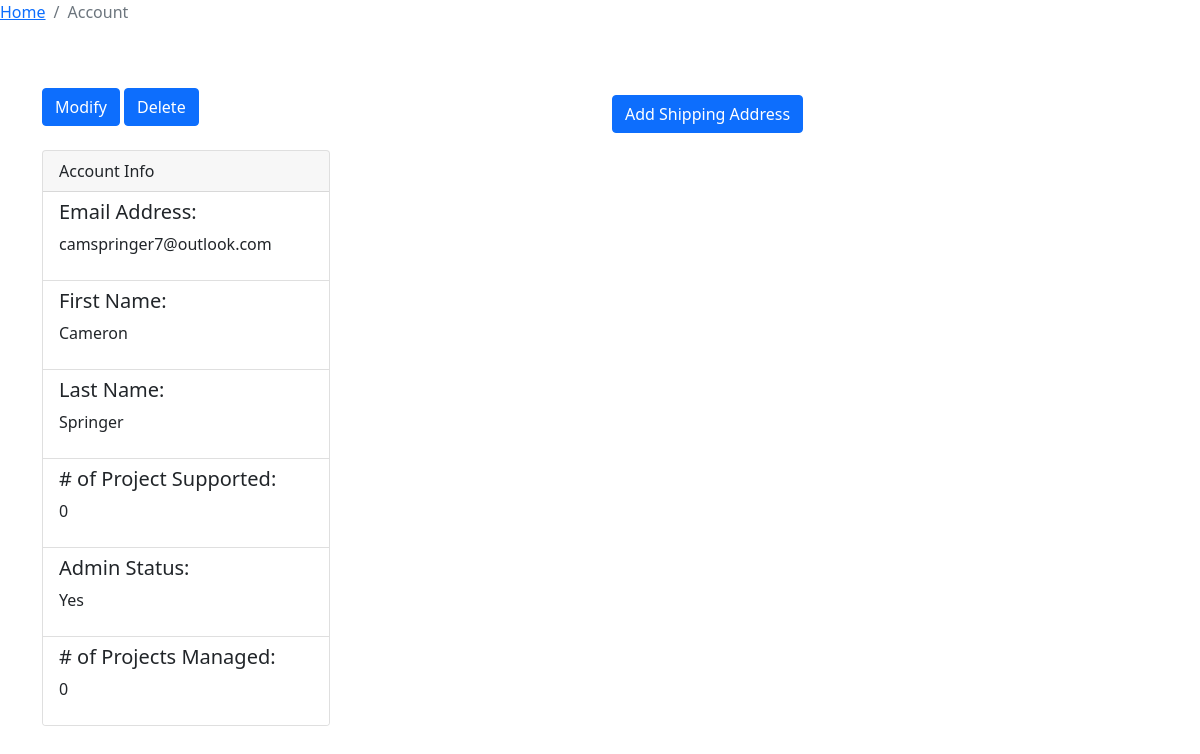
The page /account.php (signed in) on the database its author committed.
### tables this page shows
CREATE TABLE `users` (
  `user_ID` int(11) NOT NULL,
  `projects_supported` int(10) UNSIGNED NOT NULL DEFAULT 0,
  `rewards_purchased` int(10) UNSIGNED NOT NULL DEFAULT 0,
  `user_password` varchar(16) NOT NULL,
  `first_name` varchar(48) NOT NULL,
  `last_name` varchar(48) NOT NULL,
  `isAdmin` tinyint(1) NOT NULL DEFAULT 0,
  `projects_managed` smallint(5) UNSIGNED NOT NULL DEFAULT 0,
  `email` varchar(64) NOT NULL
);

### sqlfunctions.php (called while the page is built, shortened)
<?php
class SqlOperation {
    private $db;
    function __construct($db) {
        $this->db = $db;
    }
    public function accountInfo($account_id) {
        $account_query = $this->db->prepare('SELECT projects_supported, rewards_purchased, first_name, last_name, isAdmin, projects_managed, email FROM users WHERE user_ID = ?');
        $account_query->execute([$account_id]);
        $account_row = $account_query->fetch();
        return $account_row;
    }
    public function containsAddress($user_id) {
        $address_check = $this->db->prepare('SELECT * FROM customeraddresses WHERE user_ID = ?');
        $address_check->execute([$user_id]);
        $address_row = $address_check->fetch();
        if ($address_row) {
            return true;
        } else return false;
    }
}

### account.php (the view, shortened to what this page needs)
<?php
require_once('settings.php');
require_once('sqlfunctions.php');
$account_sql = new SqlOperation($db);
$account_info = $account_sql->accountInfo($_SESSION['userID']);
?>
<!DOCTYPE html>
<html>
    <head>
        <link href="https://cdn.jsdelivr.net/npm/bootstrap@5.1.3/dist/css/bootstrap.min.css" rel="stylesheet">
    </head>
    <body>
        <nav aria-label="breadcrumb">
            <ol class="breadcrumb">
                <li class="breadcrumb-item"><a href="index.php">Home</a></li>
                <li class="breadcrumb-item active" aria-current="page">Account</li>
            </ol>
        </nav>
        <div class="container">
            <div class="row align-items-start">
                <div class="col">
                    <br><br>
                    <button type="button" class="btn btn-primary"><a href="modify.php?entity=account" style="text-decoration: none; color: white;">Modify</a></button>
                    <button type="button" class="btn btn-primary"><a href="delete.php?entity=account" style="text-decoration: none; color: white;">Delete</a></button>
                    <br><br>
                    <div class="card" style="width: 18rem;">
                        <div class="card-header">
                            Account Info
                        </div>
                        <ul class="list-group list-group-flush">
                            <li class="list-group-item">
                                <h5>Email Address:</h5>
                                <p><?php echo $account_info['email'] ?></p>
                            </li>
                            <li class="list-group-item">
                                <h5>First Name:</h5>
                                <p><?php echo $account_info['first_name'] ?></p>
                            </li>
                            <li class="list-group-item">
                                <h5>Last Name:</h5>
                                <p><?php echo $account_info['last_name'] ?></p>
                            </li>
                            <li class="list-group-item">
                                <h5># of Project Supported:</h5>
                                <p><?php echo $account_info['projects_supported'] ?></p>
                            </li>
                            <li class="list-group-item">
                                <h5>Admin Status:</h5>
                                <p><?php
                                    if ($account_info['isAdmin'] == 0) {
                                        echo 'No';
                                    } else echo 'Yes';
                                ?></p>
                            </li>
                            <li class="list-group-item">
                                <h5># of Projects Managed:</h5>
                                <p><?php echo $account_info['projects_managed'] ?></p>
                            </li>
                        </ul>
                    </div>
                </div>
                <div class="col">
                    <?php
                        if (!$account_sql->containsAddress($_SESSION['userID'])) {
                    ?>
                            <button type="button" class="btn btn-primary" style="margin-top: 10%;"><a href="create.php?entity=address" style="text-decoration: none; color: white;">Add Shipping Address</a></button>
                    <?php
                        }
                    ?>
                </div>
            </div>
        </div>
    </body>
</html>

### rows shown on the page
users: email "camspringer7@outlook.com", first_name "Cameron", last_name "Springer", projects_supported "0", projects_managed "0"
